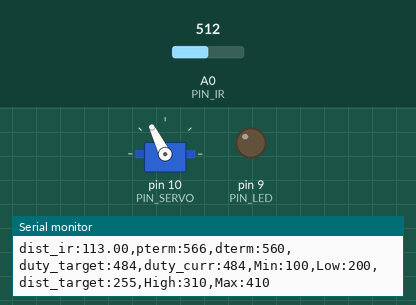
Recording of a sketch running on a simulated Arduino Uno, built with avr-gcc and run on an emulated ATmega328P. Parts: servo, output pins drawn as LEDs (lit = HIGH), the last lines printed to the serial monitor. The inputs (shaded band) are chosen by the test bench; at power-on: A0 (PIN_IR) = 512.

Above: at 1.2 s.
1.3 s: A0 (PIN_IR) set to 665
At 2.1 s:
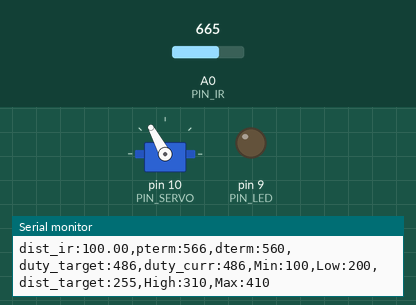
2.9 s: A0 (PIN_IR) set to 687
At 3.9 s:
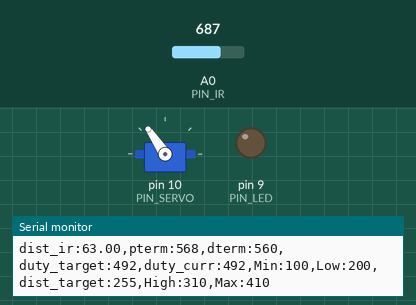
4.7 s: A0 (PIN_IR) set to 306
At 5.6 s:
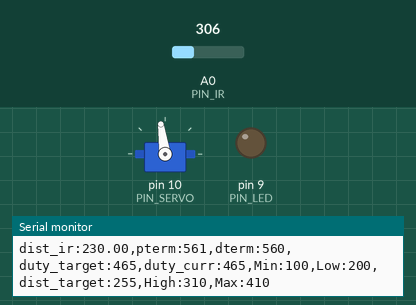
Timing chart, 0 to 7.7 s (numbered marks = the images above; inputs shaded):
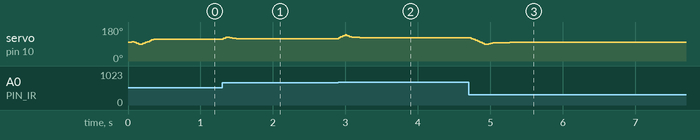

Measured:
- after the input at 1.3 s, servo on pin 10 (PIN_SERVO): 116° → 118° at once
- after the input at 2.9 s, servo on pin 10 (PIN_SERVO): rises from 118° to 138° in 0.09 s, then falls to 124° in 0.20 s

The sketch:

26P14.ino
```cpp
#include <Servo.h>

/////////////////////////////
// Configurable parameters //
/////////////////////////////
// Arduino pin assignment
#define PIN_LED 9
#define PIN_SERVO 10
#define PIN_IR A0

// Framework setting
#define _DIST_TARGET 255 // 중간값
#define _DIST_MIN 100 // 측정 최솟값
#define _DIST_MAX 410 // 측정 최댓값

// Distance sensor
#define EMA_ALPHA 0.4

// ir filter by 박우혁
#define _INTERVAL_DIST 30  // DELAY_MICROS * samples_num^2 의 값이 최종 거리측정 인터벌임. 넉넉하게 30ms 잡음.
#define DELAY_MICROS  1500 // 필터에 넣을 샘플값을 측정하는 딜레이(고정값!)
float ema_dist = 0;          // EMA 필터에 사용할 변수
float filtered_dist;       // 최종 측정된 거리값을 넣을 변수. loop()안에 filtered_dist = filtered_ir_distance(); 형태로 사용하면 됨.
float samples_num = 3;     // 스파이크 제거를 위한 부분필터에 샘플을 몇개 측정할 것인지. 3개로 충분함! 가능하면 수정하지 말 것.

// Servo range
#define _DUTY_MIN 1050   // 서보 제어 펄스 폭: 최고 각도 / 212mm
#define _DUTY_NEU 1550   // 서보 제어 펄스 폭: 수평 / 188mm
#define _DUTY_MAX 2090  // 서보 제어 펄스 폭: 최저 각도 / 170mm

// Servo speed control
#define _SERVO_ANGLE 30
#define _SERVO_SPEED 300

// Event periods
#define _INTERVAL_DIST 30    // 거리측정주기 (ms)
#define _INTERVAL_SERVO 30   // 서보제어주기 (ms)
#define _INTERVAL_SERIAL 10 // Serial제어주기 (ms)

// PID parameters
// control을 duty로 완벽히 매칭시키지 못해 정지 지점이 gain에 따라 달라지는 문제를 상수로 해결
#define CONTROL_CONST -40
#define _UP_KP 0.9
#define _DOWN_KP 0.9
#define _UP_KD 28.5
#define _DOWN_KD 28.5

#define _K_UP 1.8
#define _K_DOWN 1.8

// filter by 추헌준
const float coE[] = { -0.0000253, 0.0152458, -1.4843685, 139.5061287};

//////////////////////
// global variables //
//////////////////////
// Servo instance
Servo myservo;

// Distance sensor
float dist_target;         // 공을 보낼 위치
float dist_raw, dist_ema;  // 센서가 인식한 거리 / ema 필터링된 거리
float last_sampling_dist;  // 마지막으로 정상 측정된 거리

// Event periods
// 마지막으로 샘플링/서보제어/시리얼출력한 시각
unsigned long last_sampling_time_dist, last_sampling_time_servo, last_sampling_time_serial;
// 샘플링/서보제어/시리얼출력 제어 플래그
bool event_dist, event_servo, event_serial;

// Servo speed control
int duty_chg_per_interval; // 서보 업데이트 1주기에 증감 가능한 duty 의 최댓값
int duty_target, duty_curr;

// PID variables
float error_curr;
float error_prev, control, pterm, dterm, iterm;


void setup() {
  // initialize GPIO pins for LED and attach servo
  pinMode(PIN_LED, OUTPUT);  // PIN_LED 핀을 OUTPUT으로 설정
  myservo.attach(PIN_SERVO); // PIN_SERVO 핀을 servo를 쓰는 핀으로 설정

  // initialize global variables
  last_sampling_dist = 0;
  dist_raw = 0;
  dist_ema = 0;
  dist_target = _DIST_TARGET;
  control = _DUTY_NEU;
  duty_curr = _DUTY_NEU;

  // move servo to neutral position
  myservo.writeMicroseconds(_DUTY_NEU);
  // 서보 업데이트 1주기에 증감 가능한 duty 의 최댓값
  duty_chg_per_interval = (_DUTY_MAX - _DUTY_MIN) * (_SERVO_SPEED / 180.0) * (_INTERVAL_SERVO / 1000.0);

  // 마지막 이벤트 발생 시각 초기화
  last_sampling_time_dist = 0;
  last_sampling_time_servo = 0;
  last_sampling_time_serial = 0;

  // 이벤트 제어 플래그 비활성화
  event_dist = false;
  event_servo = false;
  event_serial = false;

  // initialize serial port
  Serial.begin(115200);
}

void loop() {
  /////////////////////
  // Event generator //
  /////////////////////
  // 거리 측정 주기가 되었는지 검사
  if (millis() >= last_sampling_time_dist + _INTERVAL_DIST)
    event_dist = true;

  // 서보 제어 주기가 되었는지 검사
  if (millis() >= last_sampling_time_servo + _INTERVAL_SERVO)
    event_servo = true;

  // Serial 제어 주기가 되었는지 검사
  if (millis() >= last_sampling_time_serial + _INTERVAL_SERIAL)
    event_serial = true;

  ////////////////////
  // Event handlers //
  ////////////////////

  if (event_dist) {
    event_dist = false;

    // 필터링된 측정 거리
    dist_ema = filtered_ir_distance();

    // 오차 = 목표까지의 거리 - 탁구공까지의 거리
    error_curr = dist_target - dist_ema;

    // control이 음수: 목표까지의 거리 < 탁구공까지의 거리
    // 각도를 올려야 함 -> duty_target을 낮춰야 함
    if (control < 0) {
      // p항(proportional)
      pterm = _UP_KP * error_curr;

      // d항(derivative)
      dterm = _UP_KD * (error_curr - error_prev);

      // 제어량: P + I + D 예정
      control = _K_UP * (pterm + dterm);

      duty_target = _DUTY_NEU + control + CONTROL_CONST;

      // 이게 원본
//      duty_target = map(control, _DIST_TARGET - _DIST_MAX, 0, _DUTY_MIN, _DUTY_NEU);

//      duty_target = map(control, (_UP_KP + _UP_KD) * (_DIST_TARGET - _DIST_MAX), 0, _DUTY_MIN, _DUTY_NEU);
    }

    // control이 양수: 목표까지의 거리 > 탁구공까지의 거리
    // 각도를 내려야 함 -> duty_target을 높여야 함
    else {
      // p항(proportional)
      pterm = _DOWN_KP * error_curr;

      // d항(derivative)
      dterm = _DOWN_KD * (error_curr - error_prev);

      // 제어량: P + I + D 예정
      control = _K_DOWN * (pterm + dterm);

      duty_target = _DUTY_NEU + control + CONTROL_CONST;

      // 이게 원본
//      duty_target = map(control, 0, _DIST_TARGET - _DIST_MIN, _DUTY_NEU, _DUTY_MAX);

//      duty_target = map(control, 0, (_DOWN_KP + _DOWN_KD) * (_DIST_TARGET - _DIST_MIN), _DUTY_NEU, _DUTY_MAX);
    }

    // control을 duty로 완벽히 매칭시키지 못해 정지 지점이 gain에 따라 달라지는 문제를 상수로 해결
    duty_target = max(min(duty_target, _DUTY_MAX), _DUTY_MIN);

    error_prev = error_curr;

    // 마지막 샘플링 시각 업데이트
    last_sampling_time_dist += _INTERVAL_DIST;
  }

  if (event_servo) {
    event_servo = false;

    // 움직여야 하는 duty가 최대 이동 가능 duty보다 큰 경우
    if (abs(duty_target - duty_curr) > duty_chg_per_interval) {
      // 목표 duty_target이 duty_curr보다 작은 경우 duty_curr을 duty_chg_per_interval만큼 낮춰줌
      // (현재 duty값에서 내려줘야 하므로)
      if (duty_target < duty_curr) {
        duty_curr -= duty_chg_per_interval;
        if (duty_curr < duty_target) duty_curr = duty_target;
      }

      // 목표 duty_target이 duty_curr보다 큰 경우 duty_curr을 duty_chg_per_interval만큼 높여줌
      // (현재 duty값에서 올려줘야 하므로)
      else {
        duty_curr += duty_chg_per_interval;
        if (duty_curr > duty_target) duty_curr = duty_target;
      }
    }
    // 움직여야 하는 duty가 최대 이동 가능 duty보단 작은 경우
    else {
      // 그냥 그대로 갱신해줌
      duty_curr = duty_target;
    }

    myservo.writeMicroseconds(duty_curr);

    // 마지막 서보 제어 시각 업데이트
    last_sampling_time_servo += _INTERVAL_SERVO;
  }

  if (event_serial) {
    event_serial = false;

    Serial.print("dist_ir:");
  Serial.print(dist_raw);
  Serial.print(",pterm:");
  Serial.print(map(pterm,-1000,1000,510,610));
  Serial.print(",dterm:");
  Serial.print(map(dterm,-1000,1000,510,610));
  Serial.print(",duty_target:");
  Serial.print(map(duty_target,1000,2000,410,510));
  Serial.print(",duty_curr:");
  Serial.print(map(duty_curr,1000,2000,410,510));
  Serial.println(",Min:100,Low:200,dist_target:255,High:310,Max:410");

//    Serial.print("dist_ir:");
//    Serial.print(dist_raw);
//    Serial.print(",pterm:");
//    Serial.print(map(pterm, -1000, 1000, 510, 610));
//    Serial.print(",dterm:");
//    Serial.print(map(dterm, -1000, 1000, 510, 610));
//    Serial.print(",duty_target:");
//    Serial.print(duty_target);
//    Serial.print(",duty_curr:");
//    Serial.print(duty_curr);
//    Serial.print(",control:");
//    Serial.print(control);
//    Serial.print(",error:");
//    Serial.print(error_curr);
//    Serial.println();

    // 마지막 Serial 출력 시각 업데이트
    last_sampling_time_serial += _INTERVAL_SERIAL;
  }
}

float ir_distance(void) { // return value unit: mm
  float val, raw;
  float volt = float(analogRead(PIN_IR));
  raw = ((6762.0 / (volt - 9.0)) - 4.0) * 10.0; // 변환 식 보정 필요
  dist_raw = coE[0] * pow(raw, 3) + coE[1] * pow(raw, 2) + coE[2] * raw + coE[3];

  if (dist_raw >= _DIST_MIN && dist_raw <= _DIST_MAX) {
    last_sampling_dist = raw;
  }
  else {
    dist_raw = last_sampling_dist;
  }

  return dist_raw;
}

// ir filter by 박우혁
float under_noise_filter(void) { // 아래로 떨어지는 형태의 스파이크를 제거해주는 필터
  int currReading;
  int largestReading = 0;
  for (int i = 0; i < samples_num; i++) {
    currReading = ir_distance();
    if (currReading > largestReading) {
      largestReading = currReading;
    }
    // Delay a short time before taking another reading
    delayMicroseconds(DELAY_MICROS);
  }
  return largestReading;
}

// ir filter by 박우혁
float filtered_ir_distance(void) { // 아래로 떨어지는 형태의 스파이크를 제거 후, 위로 치솟는 스파이크를 제거하고 EMA필터를 적용함.
  // under_noise_filter를 통과한 값을 upper_nosie_filter에 넣어 최종 값이 나옴.
  int currReading;
  int lowestReading = 1024;
  for (int i = 0; i < samples_num; i++) {
    currReading = under_noise_filter();
    if (currReading < lowestReading) {
      lowestReading = currReading;
    }
  }

  // eam 필터 추가
  ema_dist = EMA_ALPHA * lowestReading + (1 - EMA_ALPHA) * ema_dist;
  // 시리얼 모니터에 보정된 값 갱신
  dist_raw = ema_dist;
  return ema_dist;
}
```
